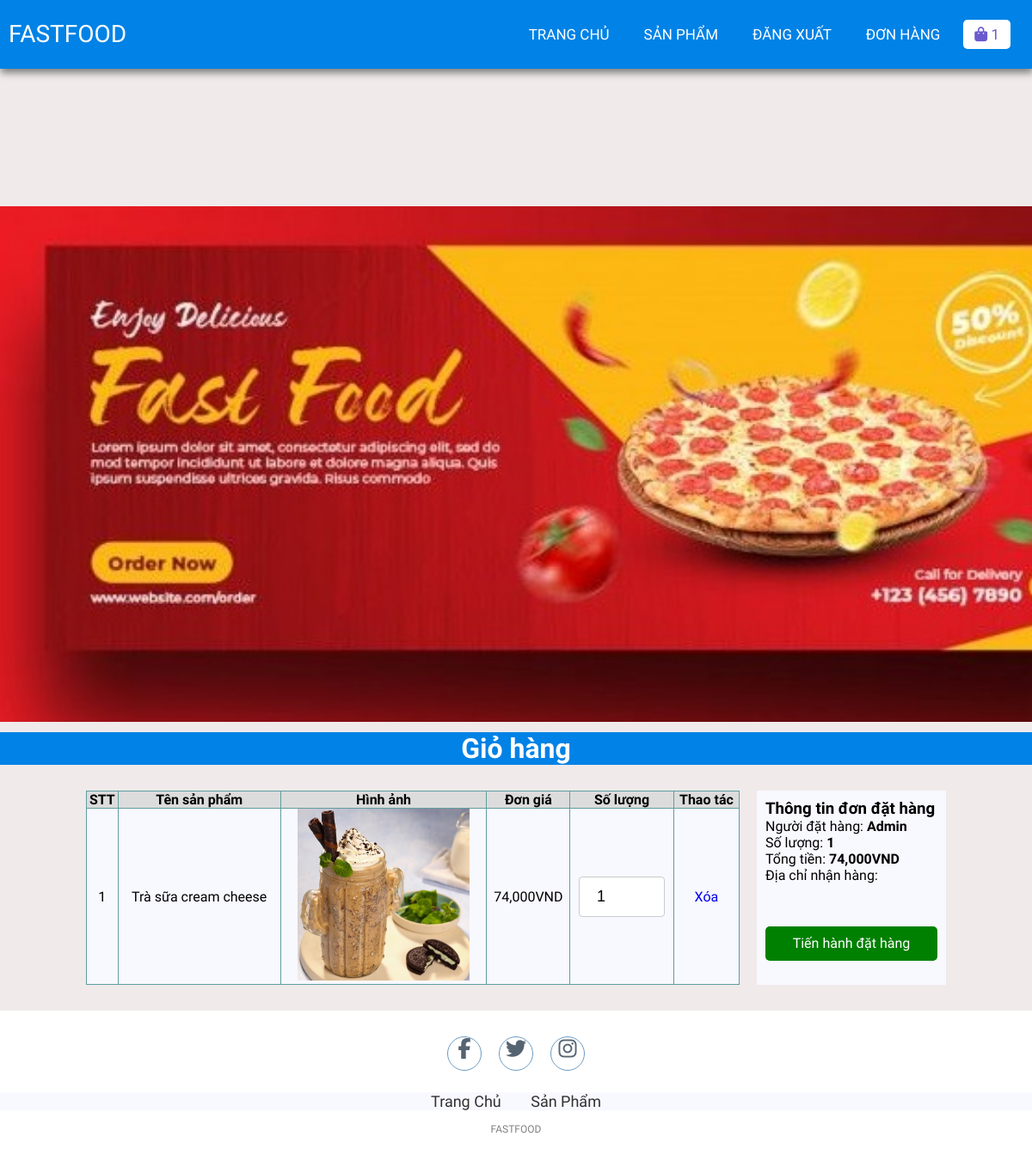
The page /checkout.php (signed in) on the database its author committed.
### tables this page shows
CREATE TABLE `cart` (
  `id` int(11) NOT NULL,
  `userId` int(11) NOT NULL,
  `productId` int(11) NOT NULL,
  `qty` int(11) NOT NULL,
  `productName` varchar(100) NOT NULL,
  `productPrice` decimal(10,0) NOT NULL,
  `productImage` varchar(50) NOT NULL
);

CREATE TABLE `users` (
  `id` int(11) NOT NULL,
  `email` varchar(255) NOT NULL,
  `fullname` varchar(255) NOT NULL,
  `dob` date NOT NULL,
  `password` varchar(255) NOT NULL,
  `role_id` int(11) NOT NULL,
  `status` tinyint(1) NOT NULL,
  `address` varchar(500) NOT NULL,
  `isConfirmed` tinyint(4) NOT NULL DEFAULT 0
);

### lib/database.php (called while the page is built, shortened)
<?php
class Database extends PDO
{
  public $host   = DB_HOST;
  public $user   = DB_USER;
  public $pass   = DB_PASS;
  public $dbname = DB_NAME;
  public $link;
  private function connectDB()
  {
    $this->link = new mysqli(
      $this->host,
      $this->user,
      $this->pass,
      $this->dbname
    );
  }
  public function select($query)
  {
    $result = $this->link->query($query);
    if ($result->num_rows > 0)
    {
      return $result;
    }
    else
    {
      return false;
    }
  }
}

### lib/session.php (called while the page is built, shortened)
<?php
class Session
{
   public static function get($key)
   {
      if (isset($_SESSION[$key])) {
         return $_SESSION[$key];
      } else {
         return false;
      }
   }
}

### classes/cart.php (called while the page is built, shortened)
<?php
$filepath = realpath(dirname(__FILE__));
include_once($filepath . '/../lib/database.php');
include_once($filepath . '/../lib/session.php');
?>
<?php
class cart
{
    private $db;
    public function __construct()
    {
        $this->db = new Database();
    }
    public function get()
    {
        $userId = Session::get('userId');
        $query = "SELECT * FROM cart WHERE userId = '$userId' ";
        $mysqli_result = $this->db->select($query);
        if ($mysqli_result) {
            $result = mysqli_fetch_all($this->db->select($query), MYSQLI_ASSOC);
            return $result;
        }
        return false;
    }
    public function getTotalPriceByUserId()
    {
        $userId = Session::get('userId');
        $query = "SELECT SUM(productPrice*qty) as total FROM cart WHERE userId = '$userId' ";
        $mysqli_result = $this->db->select($query);
        if ($mysqli_result) {
            $result = mysqli_fetch_all($this->db->select($query), MYSQLI_ASSOC)[0];
            return $result;
        }
        return false;
    }
    public function getTotalQtyByUserId()
    {
        $userId = Session::get('userId');
        $query = "SELECT SUM(qty) as total FROM cart WHERE userId = '$userId' ";
        $mysqli_result = $this->db->select($query);
        if ($mysqli_result) {
            $result = mysqli_fetch_all($this->db->select($query), MYSQLI_ASSOC)[0];
            return $result;
        }
        return false;
    }
}
?>

### classes/user.php (called while the page is built, shortened)
<?php
$filepath = realpath(dirname(__FILE__));
include_once($filepath . '/../lib/session.php');
include_once($filepath . '/../lib/database.php');
?>
<?php
class user
{
	private $db;
	public function __construct()
	{
		$this->db = new Database();
	}
	public function get()
	{
		$userId = Session::get('userId');
		$query = "SELECT * FROM users WHERE id = '$userId' LIMIT 1";
		$mysqli_result = $this->db->select($query);
		if ($mysqli_result) {
			$result = mysqli_fetch_all($this->db->select($query), MYSQLI_ASSOC)[0];
			return $result;
		}
		return false;
	}
}
?>

### checkout.php (the view, shortened to what this page needs)
<?php
include_once 'lib/session.php';
include_once 'classes/cart.php';
include_once 'classes/user.php';
$cart = new cart();
$list = $cart->get();
$totalPrice = $cart->getTotalPriceByUserId();
$totalQty = $cart->getTotalQtyByUserId();
$user = new user();
$userInfo = $user->get();
?>
<!DOCTYPE html>
<html lang="en">
<head>
    <link rel="stylesheet" href="css/style.css">
    <link rel="stylesheet" href="https://cdnjs.cloudflare.com/ajax/libs/font-awesome/5.15.4/css/all.min.css">
</head>
<body>
    <nav>
        <label class="logo" id="logo">FASTFOOD</label>
        <ul>
            <li><a href="index.php">Trang chủ</a></li>
            <li><a href="productList.php">Sản phẩm</a></li>
            <?php
            if (isset($_SESSION['user']) && $_SESSION['user']) { ?>
                <li><a href="logout.php" id="signin">Đăng xuất</a></li>
            <?php } else { ?>
                <li><a href="register.php" id="signup">Đăng ký</a></li>
                <li><a href="login.php" id="signin">Đăng nhập</a></li>
            <?php } ?>
            <li><a href="order.php" id="order">Đơn hàng</a></li>
            <li>
                <a href="checkout.php" class="active">
                    <i class="fa fa-shopping-bag"></i>
                    <span class="sumItem" id="totalQtyHeader">
                        <?= $totalQty['total'] ?>
                    </span>
                </a>
            </li>
        </ul>
    </nav>
    <section class="banner"></section>
    <div class="featuredProducts">
        <h1>Giỏ hàng</h1>
    </div>
    <div class="container-single">
        <?php
        if ($list) { ?>
            <table class="order">
                <tr>
                    <th>STT</th>
                    <th>Tên sản phẩm</th>
                    <th>Hình ảnh</th>
                    <th>Đơn giá</th>
                    <th>Số lượng</th>
                    <th>Thao tác</th>
                </tr>
                <?php
                $count = 1;
                foreach ($list as $key => $value) { ?>
                    <tr>
                        <td><?= $count++ ?></td>
                        <td><?= $value['productName'] ?></td>
                        <td><img class="image-cart" src="admin/upload/<?= $value['productImage'] ?>"></td>
                        <td><?= number_format($value['productPrice'], 0, '', ',') ?>VND </td>
                        <td>
                            <input id="<?= $value['productId'] ?>" type="number" name="qty" class="qty" value="<?= $value['qty'] ?>" onchange="update(this)" min="1">
                        </td>
                        <td>
                            <a href="delete_cart.php?id=<?= $value['id'] ?>">Xóa</a>
                        </td>
                    </tr>
                <?php }
                ?>
            </table>
            <div class="orderinfo">
                <div class="buy">
                    <h3>Thông tin đơn đặt hàng</h3>
                    <div>
                        Người đặt hàng: <b><?= $userInfo['fullname'] ?></b>
                    </div>
                    <div>
                        Số lượng: <b id="qtycart"><?= $totalQty['total'] ?></b>
                    </div>
                    <div>
                        Tổng tiền: <b id="totalcart"><?= number_format($totalPrice['total'], 0, '', ',') ?>VND</b>
                    </div>
                    <div>
                        Địa chỉ nhận hàng: <b><?= $userInfo['address'] ?></b>
                    </div>
                    <div class="buy-btn">
                        <a href="add_order.php">Tiến hành đặt hàng</a>
                    </div>
                </div>
            </div>
        <?php } else { ?>
            <h3>Giỏ hàng hiện đang rỗng</h3>
        <?php }
        ?>
    </div>
    <footer>
        <div class="social">
            <a href="#"><i class="fa fa-facebook" aria-hidden="true"></i></a>
            <a href="#"><i class="fa fa-twitter" aria-hidden="true"></i></a>
            <a href="#"><i class="fa fa-instagram" aria-hidden="true"></i></a>
        </div>
        <ul class="list">
            <li>
                <a href="./">Trang Chủ</a>
            </li>
            <li>
                <a href="productList.php">Sản Phẩm</a>
            </li>
        </ul>
        <p class="copyright">FASTFOOD</p>
    </footer>
</body>
</html>

### css/style.css (style rules this page uses)
* { padding: 0; margin: 0; text-decoration: none; list-style: none; box-sizing: border-box; }
body { font-family: Mitr; background: rgb(240, 234, 234); }
nav { top: 0; background: #0082e6; height: 80px; width: 100%; position: fixed; z-index: 9999; box-shadow: 1px 5px 8px gray; }
label.logo { color: white; font-size: 28px; line-height: 80px; padding: 0 10px; }
nav ul { float: right; margin-right: 20px; }
nav ul li { display: inline-block; line-height: 80px; margin: 0 5px; }
nav ul li a { color: white; font-size: 17px; padding: 7px 13px; border-radius: 3px; text-transform: uppercase; border-radius: 5px; transition: 0.5s; }
a.active, a:hover { background: white; color: slateblue; }
.banner { background: url('../images/banner2.jpg'); background-size: cover; height: 600px; margin-top: 20%; margin-bottom: 1%; }
.featuredProducts { text-align: center; background-color: #0082e6; color: white; }
footer { padding: 30px 0; background-color:white; }
footer .social { text-align: center; padding-bottom: 25px; color: white; }
footer .social a { color: inherit; font-size: 24px; border: 1px solid steelblue; width: 40px; height: 40px; display: inline-block; text-align: center; border-radius: 50%; margin: 0 8px; transition: 0.5s; background-color: white; color: #2c3e50; opacity: 0.8; }
footer ul { margin-top: 0; padding: 0; list-style: none; font-size: 18px; margin-bottom: 0; text-align: center; }
footer ul a { color: inherit; text-decoration: none; opacity: 0.8; }
footer ul li { display: inline; padding: 0 15px; }
footer .copyright { margin-top: 15px; text-align: center; font-size: 12px; color: gray; }
.container-single { display: flex; margin: 30px 100px; }
.image-cart { height: 200px; width: 200px; }
.list { background-color: ghostwhite; }
th { background-color: gainsboro; border: 1px solid cadetblue; }
td { border: 1px solid cadetblue; text-align: center; }
.orderinfo { margin-left: 20px; background-color: ghostwhite; padding: 10px; }
.buy-btn { float: right; margin-top: 50px; height: 40px; width: 200px; text-align: center; line-height: 40px; background-color: green; border-radius: 5px; color: #fff; }
.buy-btn a { color: #fff; text-decoration: none; }
.order { width: 100%; background-color: ghostwhite; padding: 10px; border-collapse: collapse; }
input[type=text], input[type=password], input[type=email], input[type=number], textarea, select { width: 100%; padding: 12px 20px; margin: 8px 0; border: 1px solid #ccc; border-radius: 4px; }
input[type=number] { font-size: 18px; width: 100px; }

### rows shown on the page
cart: productName "Trà sữa cream cheese", productImage (picture), productPrice "74,000", qty "1"
users: fullname "Admin"

### other values the page prints
$totalQty['total'] "1"
$totalPrice['total'] "74,000"
